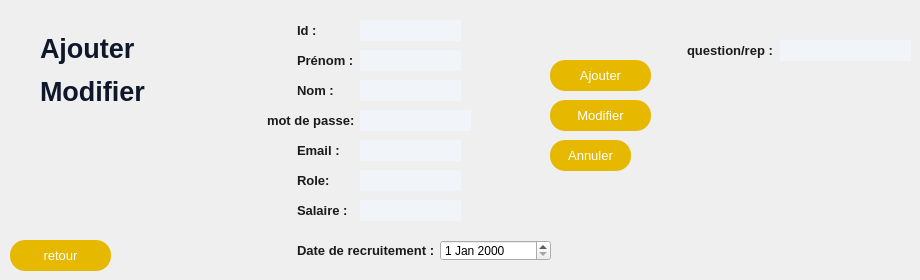
         <widget class="QWidget" name="page_6">
          <widget class="QPushButton" name="btn_modif_emp">
           <property name="geometry">
            <rect>
             <x>550</x>
             <y>100</y>
             <width>101</width>
             <height>31</height>
            </rect>
           </property>
           <property name="styleSheet">
            <string notr="true">background-color: #E6B800;       /* dark yellow */
color: #ffffff;                  /* white text */
font-family: &quot;Segoe UI&quot;;
font-size: 13px;

border: none;
border-radius: 15px;             /* rounded shape */
padding: 6px 16px;
</string>
           </property>
           <property name="text">
            <string>Modifier</string>
           </property>
          </widget>
          <widget class="QPushButton" name="btn_ajout_emp">
           <property name="geometry">
            <rect>
             <x>550</x>
             <y>60</y>
             <width>101</width>
             <height>31</height>
            </rect>
           </property>
           <property name="styleSheet">
            <string notr="true">background-color: #E6B800;       /* dark yellow */
color: #ffffff;                  /* white text */
font-family: &quot;Segoe UI&quot;;
font-size: 13px;

border: none;
border-radius: 15px;             /* rounded shape */
padding: 6px 16px;
</string>
           </property>
           <property name="text">
            <string>Ajouter</string>
           </property>
          </widget>
          <widget class="QLabel" name="label_158">
           <property name="geometry">
            <rect>
             <x>260</x>
             <y>110</y>
             <width>101</width>
             <height>21</height>
            </rect>
           </property>
           <property name="styleSheet">
            <string notr="true">color: #1A1A1A;
font-size: 13px;
font-weight: 600;
padding: 2px 4px;
background: transparent;
</string>
           </property>
           <property name="text">
            <string>mot de passe:</string>
           </property>
          </widget>
          <widget class="QLabel" name="label_161">
           <property name="geometry">
            <rect>
             <x>290</x>
             <y>240</y>
             <width>151</width>
             <height>21</height>
            </rect>
           </property>
           <property name="styleSheet">
            <string notr="true">color: #1A1A1A;
font-size: 13px;
font-weight: 600;
padding: 2px 4px;
background: transparent;
</string>
           </property>
           <property name="text">
            <string>Date de recruitement : </string>
           </property>
          </widget>
          <widget class="QLineEdit" name="lineEdit_nom">
           <property name="geometry">
            <rect>
             <x>360</x>
             <y>80</y>
             <width>101</width>
             <height>21</height>
            </rect>
           </property>
           <property name="styleSheet">
            <string notr="true">QLineEdit{
    background:#f1f5f9;
    border:none;
    border-radius:17px;
    padding-left:32px;
    padding-right:10px;
    height:34px;
    color:#0f172a;
    font-family:&quot;Segoe UI&quot;;
    font-size:10pt;
}
QLineEdit:focus{
    background:#e2e8f0;
    outline:none;
}
</string>
           </property>
           <property name="placeholderText">
            <string/>
           </property>
          </widget>
          <widget class="QLineEdit" name="lineEdit_motpasse">
           <property name="geometry">
            <rect>
             <x>360</x>
             <y>110</y>
             <width>111</width>
             <height>21</height>
            </rect>
           </property>
           <property name="styleSheet">
            <string notr="true">QLineEdit{
    background:#f1f5f9;
    border:none;
    border-radius:17px;
    padding-left:32px;
    padding-right:10px;
    height:34px;
    color:#0f172a;
    font-family:&quot;Segoe UI&quot;;
    font-size:10pt;
}
QLineEdit:focus{
    background:#e2e8f0;
    outline:none;
}
</string>
           </property>
           <property name="placeholderText">
            <string/>
           </property>
          </widget>
          <widget class="QLabel" name="label_154">
           <property name="geometry">
            <rect>
             <x>290</x>
             <y>20</y>
             <width>31</width>
             <height>21</height>
            </rect>
           </property>
           <property name="styleSheet">
            <string notr="true">color: #1A1A1A;
font-size: 13px;
font-weight: 600;
padding: 2px 4px;
background: transparent;
</string>
           </property>
           <property name="text">
            <string>Id : </string>
           </property>
          </widget>
          <widget class="QLabel" name="label_160">
           <property name="geometry">
            <rect>
             <x>290</x>
             <y>200</y>
             <width>71</width>
             <height>21</height>
            </rect>
           </property>
           <property name="styleSheet">
            <string notr="true">color: #1A1A1A;
font-size: 13px;
font-weight: 600;
padding: 2px 4px;
background: transparent;
</string>
           </property>
           <property name="text">
            <string>Salaire : </string>
           </property>
          </widget>
          <widget class="QLineEdit" name="lineEdit_salaire">
           <property name="geometry">
            <rect>
             <x>360</x>
             <y>200</y>
             <width>101</width>
             <height>21</height>
            </rect>
           </property>
           <property name="styleSheet">
            <string notr="true">QLineEdit{
    background:#f1f5f9;
    border:none;
    border-radius:17px;
    padding-left:32px;
    padding-right:10px;
    height:34px;
    color:#0f172a;
    font-family:&quot;Segoe UI&quot;;
    font-size:10pt;
}
QLineEdit:focus{
    background:#e2e8f0;
    outline:none;
}
</string>
           </property>
           <property name="placeholderText">
            <string/>
           </property>
          </widget>
          <widget class="QLineEdit" name="lineEdit_Id">
           <property name="geometry">
            <rect>
             <x>360</x>
             <y>20</y>
             <width>101</width>
             <height>21</height>
            </rect>
           </property>
           <property name="styleSheet">
            <string notr="true">QLineEdit{
    background:#f1f5f9;
    border:none;
    border-radius:17px;
    padding-left:32px;
    padding-right:10px;
    height:34px;
    color:#0f172a;
    font-family:&quot;Segoe UI&quot;;
    font-size:10pt;
}
QLineEdit:focus{
    background:#e2e8f0;
    outline:none;
}
</string>
           </property>
           <property name="placeholderText">
            <string/>
           </property>
          </widget>
          <widget class="QLineEdit" name="lineEdit_prenom">
           <property name="geometry">
            <rect>
             <x>360</x>
             <y>50</y>
             <width>101</width>
             <height>21</height>
            </rect>
           </property>
           <property name="styleSheet">
            <string notr="true">QLineEdit{
    background:#f1f5f9;
    border:none;
    border-radius:17px;
    padding-left:32px;
    padding-right:10px;
    height:34px;
    color:#0f172a;
    font-family:&quot;Segoe UI&quot;;
    font-size:10pt;
}
QLineEdit:focus{
    background:#e2e8f0;
    outline:none;
}
</string>
           </property>
           <property name="placeholderText">
            <string/>
           </property>
          </widget>
          <widget class="QLabel" name="label_159">
           <property name="geometry">
            <rect>
             <x>290</x>
             <y>170</y>
             <width>71</width>
             <height>21</height>
            </rect>
           </property>
           <property name="styleSheet">
            <string notr="true">color: #1A1A1A;
font-size: 13px;
font-weight: 600;
padding: 2px 4px;
background: transparent;
</string>
           </property>
           <property name="text">
            <string>Role:</string>
           </property>
          </widget>
          <widget class="QLabel" name="label_157">
           <property name="geometry">
            <rect>
             <x>290</x>
             <y>80</y>
             <width>71</width>
             <height>21</height>
            </rect>
           </property>
           <property name="styleSheet">
            <string notr="true">color: #1A1A1A;
font-size: 13px;
font-weight: 600;
padding: 2px 4px;
background: transparent;
</string>
           </property>
           <property name="text">
            <string>Nom : </string>
           </property>
          </widget>
          <widget class="QDateEdit" name="date">
           <property name="geometry">
            <rect>
             <x>440</x>
             <y>240</y>
             <width>111</width>
             <height>21</height>
            </rect>
           </property>
          </widget>
          <widget class="QLineEdit" name="lineEdit_role">
           <property name="geometry">
            <rect>
             <x>360</x>
             <y>170</y>
             <width>101</width>
             <height>21</height>
            </rect>
           </property>
           <property name="styleSheet">
            <string notr="true">QLineEdit{
    background:#f1f5f9;
    border:none;
    border-radius:17px;
    padding-left:32px;
    padding-right:10px;
    height:34px;
    color:#0f172a;
    font-family:&quot;Segoe UI&quot;;
    font-size:10pt;
}
QLineEdit:focus{
    background:#e2e8f0;
    outline:none;
}
</string>
           </property>
           <property name="placeholderText">
            <string/>
           </property>
          </widget>
          <widget class="QLabel" name="label_156">
           <property name="geometry">
            <rect>
             <x>290</x>
             <y>50</y>
             <width>71</width>
             <height>21</height>
            </rect>
           </property>
           <property name="styleSheet">
            <string notr="true">color: #1A1A1A;
font-size: 13px;
font-weight: 600;
padding: 2px 4px;
background: transparent;
</string>
           </property>
           <property name="text">
            <string>Prénom :</string>
           </property>
          </widget>
          <widget class="QPushButton" name="btn_annuler_emp">
           <property name="geometry">
            <rect>
             <x>550</x>
             <y>140</y>
             <width>81</width>
             <height>31</height>
            </rect>
           </property>
           <property name="styleSheet">
            <string notr="true">background-color: #E6B800;       /* dark yellow */
color: #ffffff;                  /* white text */
font-family: &quot;Segoe UI&quot;;
font-size: 13px;

border: none;
border-radius: 15px;             /* rounded shape */
padding: 6px 16px;
</string>
           </property>
           <property name="text">
            <string>Annuler</string>
           </property>
          </widget>
          <widget class="QPushButton" name="btnretour">
           <property name="geometry">
            <rect>
             <x>10</x>
             <y>240</y>
             <width>101</width>
             <height>31</height>
            </rect>
           </property>
           <property name="styleSheet">
            <string notr="true">background-color: #E6B800;       /* dark yellow */
color: #ffffff;                  /* white text */
font-family: &quot;Segoe UI&quot;;
font-size: 13px;

border: none;
border-radius: 15px;             /* rounded shape */
padding: 6px 16px;
</string>
           </property>
           <property name="text">
            <string>retour</string>
           </property>
          </widget>
          <widget class="QLabel" name="label_162">
           <property name="geometry">
            <rect>
             <x>40</x>
             <y>20</y>
             <width>181</width>
             <height>101</height>
            </rect>
           </property>
           <property name="styleSheet">
            <string notr="true">font-family: Segoe UI, Arial;
font-size: 10pt;
font-weight: 600;
color: #0f172a;
</string>
           </property>
           <property name="text">
            <string>&lt;html&gt;&lt;head/&gt;&lt;body&gt;&lt;p&gt;&lt;span style=&quot; font-size:20pt;&quot;&gt;Ajouter&lt;/span&gt;&lt;/p&gt;&lt;p&gt;&lt;span style=&quot; font-size:20pt;&quot;&gt;Modifier&lt;/span&gt;&lt;/p&gt;&lt;/body&gt;&lt;/html&gt;</string>
           </property>
          </widget>
          <widget class="QLabel" name="label_163">
           <property name="geometry">
            <rect>
             <x>290</x>
             <y>140</y>
             <width>71</width>
             <height>21</height>
            </rect>
           </property>
           <property name="styleSheet">
            <string notr="true">color: #1A1A1A;
font-size: 13px;
font-weight: 600;
padding: 2px 4px;
background: transparent;
</string>
           </property>
           <property name="text">
            <string>Email : </string>
           </property>
          </widget>
          <widget class="QLineEdit" name="lineEdit_email">
           <property name="geometry">
            <rect>
             <x>360</x>
             <y>140</y>
             <width>101</width>
             <height>21</height>
            </rect>
           </property>
           <property name="styleSheet">
            <string notr="true">QLineEdit{
    background:#f1f5f9;
    border:none;
    border-radius:17px;
    padding-left:32px;
    padding-right:10px;
    height:34px;
    color:#0f172a;
    font-family:&quot;Segoe UI&quot;;
    font-size:10pt;
}
QLineEdit:focus{
    background:#e2e8f0;
    outline:none;
}
</string>
           </property>
           <property name="placeholderText">
            <string/>
           </property>
          </widget>
          <widget class="QLineEdit" name="lineEdit_questionrep">
           <property name="geometry">
            <rect>
             <x>780</x>
             <y>40</y>
             <width>131</width>
             <height>21</height>
            </rect>
           </property>
           <property name="styleSheet">
            <string notr="true">QLineEdit{
    background:#f1f5f9;
    border:none;
    border-radius:17px;
    padding-left:32px;
    padding-right:10px;
    height:34px;
    color:#0f172a;
    font-family:&quot;Segoe UI&quot;;
    font-size:10pt;
}
QLineEdit:focus{
    background:#e2e8f0;
    outline:none;
}
</string>
           </property>
           <property name="text">
            <string/>
           </property>
           <property name="placeholderText">
            <string/>
           </property>
          </widget>
          <widget class="QLabel" name="label_164">
           <property name="geometry">
            <rect>
             <x>680</x>
             <y>40</y>
             <width>101</width>
             <height>21</height>
            </rect>
           </property>
           <property name="styleSheet">
            <string notr="true">color: #1A1A1A;
font-size: 13px;
font-weight: 600;
padding: 2px 4px;
background: transparent;
</string>
           </property>
           <property name="text">
            <string>question/rep : </string>
           </property>
          </widget>
         </widget>
